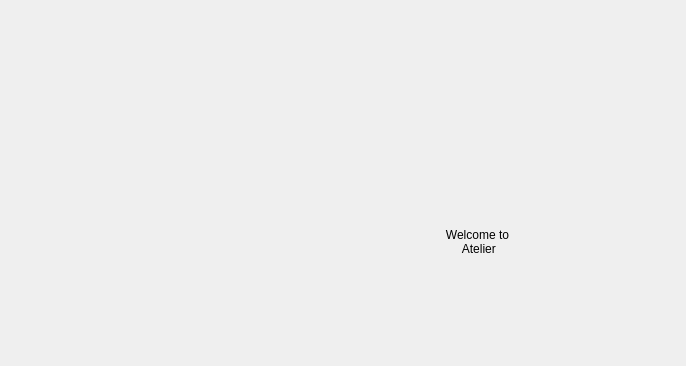
<?xml version="1.0" encoding="UTF-8"?>
<ui version="4.0">
 <class>MainWindow</class>
 <widget class="QMainWindow" name="MainWindow">
  <property name="geometry">
   <rect>
    <x>0</x>
    <y>0</y>
    <width>686</width>
    <height>366</height>
   </rect>
  </property>
  <property name="windowTitle">
   <string>Atelier</string>
  </property>
  <widget class="QWidget" name="centralwidget">
   <layout class="QGridLayout" name="gridLayout">
    <item row="0" column="0" colspan="5">
     <widget class="ToolBarWidget" name="toolbarWidget" native="true"/>
    </item>
    <item row="1" column="0" rowspan="2">
     <widget class="LeftWidget" name="leftWidget" native="true"/>
    </item>
    <item row="1" column="4" rowspan="2">
     <widget class="QWidget" name="rightWidget" native="true"/>
    </item>
    <item row="1" column="3" rowspan="2">
     <widget class="QWidget" name="middleWidget" native="true">
      <layout class="QVBoxLayout" name="verticalLayout">
       <item>
        <widget class="QLabel" name="label">
         <property name="text">
          <string>Welcome to 
 Atelier</string>
         </property>
         <property name="alignment">
          <set>Qt::AlignCenter</set>
         </property>
        </widget>
       </item>
      </layout>
     </widget>
    </item>
    <item row="1" column="1" rowspan="2">
     <layout class="QHBoxLayout" name="horizontalLayout">
      <item>
       <widget class="ConnectSettings" name="connectContainer" native="true"/>
      </item>
      <item>
       <widget class="QWidget" name="gcodeContainer" native="true"/>
      </item>
      <item>
       <widget class="QWidget" name="maintanceContainer" native="true"/>
      </item>
     </layout>
    </item>
   </layout>
  </widget>
  <widget class="QMenuBar" name="menubar">
   <property name="geometry">
    <rect>
     <x>0</x>
     <y>0</y>
     <width>686</width>
     <height>30</height>
    </rect>
   </property>
  </widget>
 </widget>
 <customwidgets>
  <customwidget>
   <class>ToolBarWidget</class>
   <extends>QWidget</extends>
   <header>toolbarwidget.h</header>
   <container>1</container>
  </customwidget>
  <customwidget>
   <class>LeftWidget</class>
   <extends>QWidget</extends>
   <header>leftwidget.h</header>
   <container>1</container>
  </customwidget>
  <customwidget>
   <class>ConnectSettings</class>
   <extends>QWidget</extends>
   <header>connectsettings.h</header>
   <container>1</container>
  </customwidget>
 </customwidgets>
 <resources/>
 <connections/>
</ui>
